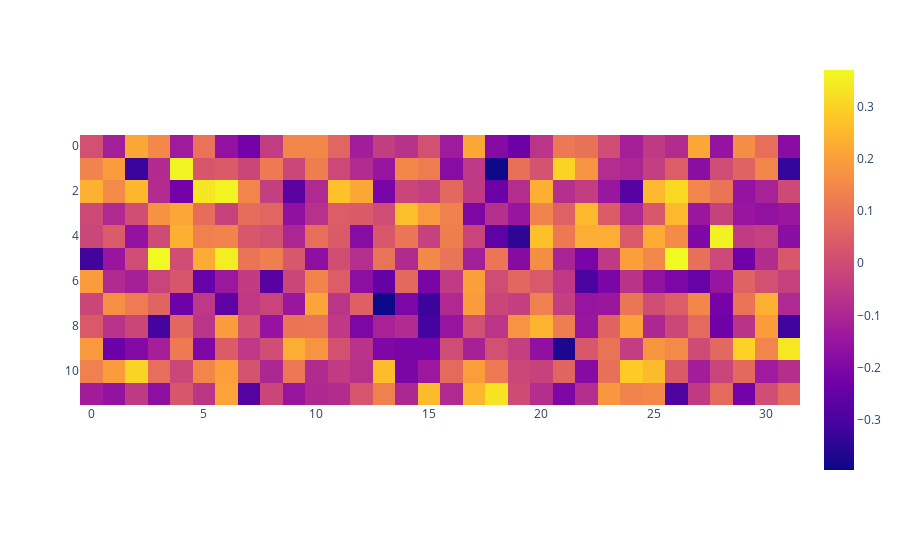

Write notebook code for a chart like this one.
### Code cell
px.imshow(classifier.transformer.pos_embed.W_pos.detach())

### Figure 1 — Plotly figure (JSON) as saved in the notebook; plotly's stock layout.template omitted (floating-point values rounded to 4 significant figures; data arrays with more than 128 entries replaced by an {"elided": "..."} marker saying what was removed)
{"data": [{"coloraxis": "coloraxis", "hovertemplate": "x: %{x}<br>y: %{y}<br>color: %{z}<extra></extra>", "name": "0", "type": "heatmap", "xaxis": "x", "yaxis": "y", "z": {"elided": "12x32 float values"}}], "layout": {"coloraxis": {"colorscale": [[0, "#0d0887"], [0.1111, "#46039f"], [0.2222, "#7201a8"], [0.3333, "#9c179e"], [0.4444, "#bd3786"], [0.5556, "#d8576b"], [0.6667, "#ed7953"], [0.7778, "#fb9f3a"], [0.8889, "#fdca26"], [1, "#f0f921"]]}, "margin": {"t": 60}, "xaxis": {"anchor": "y", "constrain": "domain", "domain": [0, 1], "scaleanchor": "y"}, "yaxis": {"anchor": "x", "autorange": "reversed", "constrain": "domain", "domain": [0, 1]}}}
